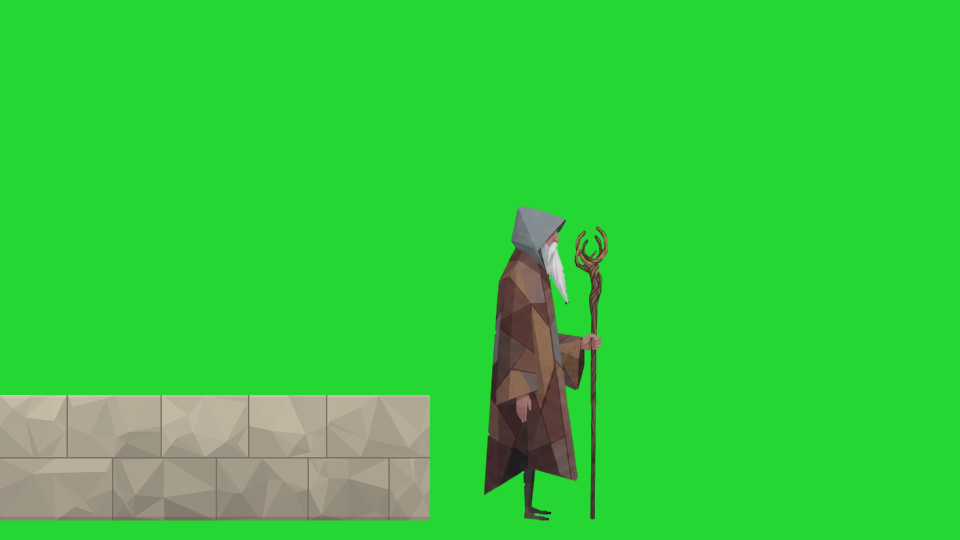
#> input picture raw/master_builder/anim/_fuentes/referencia_escalon_baculo_fin.png, 1920 x 1080 px (shown at 1/2 size); its folder holds only this picture in this run
$ python -i grado.py   (imports and definitions only)
#> lines starting #> are read from the running program, lines starting #| are printed output that depends on the picture
#> further down, picture is the input picture: shape (1080, 1920, 3); mean B, G, R 60.1, 203.1, 52
"""EL COLOR DEL ACTO I (2026-10-25): un solo grado para todo, horneado en las
texturas (cero coste en el juego).

La referencia son las imagenes de estilo (estilo_1..4: caliza palida, cielo
frio, un sol bajo). Cada textura se lleva hacia ellas en Lab (la media y la
desviacion de a y b, a medias: que se parezcan sin perder lo suyo), con menos
saturacion, y las sombras levantadas (nada de negros). Medido el 2026-10-25:
el juego iba con saturacion 77-99 y 16-33 % de casi negro; las imagenes de
estilo, 63-72 y 3-14 %.

Uso: from grado import graduar; rgba = graduar(rgba_bgra_uint8, plano="primer")
"""
import os

import cv2
import numpy as np

AQUI = os.path.dirname(os.path.realpath(__file__))
PROYECTO = os.path.dirname(os.path.dirname(AQUI))
REFS = os.path.join(PROYECTO, "raw", "master_builder", "referencias", "egipto_primer_plano")

# por plano: [cuanto se acerca al color de estilo, cuanto baja la saturacion,
# cuanto levanta las sombras, bruma hacia el cielo]
PLANOS = {
    "primer": [0.55, 0.82, 0.30, 0.00],
    "trasera": [0.6, 0.75, 0.40, 0.18],
    "medio": [0.45, 0.80, 0.30, 0.10],
    "lejos": [0.35, 0.85, 0.20, 0.00],
    # el suelo de arena: es todo un color, acercarlo a la media lo volvia rosa
    "suelo": [0.0, 0.88, 0.10, 0.00],
}
CIELO_BGR = np.array([222, 214, 196], np.float32)       # la calima clara de las imagenes de estilo

_obj = None


def objetivo():
    """Media y desviacion de a, b (Lab) de lo que no es cielo en la tira del acto."""
    global _obj
    if _obj is None:
        px = []
        # (la tira del acto: la luz y el color de todo el nivel)
        tira = os.path.join(os.path.dirname(REFS), "egipto_tira2")
        fuentes = [os.path.join(tira, f) for f in sorted(os.listdir(tira)) if f.endswith(".png")]
        for f in fuentes:
            im = cv2.imdecode(np.fromfile(f, np.uint8), cv2.IMREAD_COLOR)
            lab = cv2.cvtColor(im, cv2.COLOR_BGR2LAB).astype(np.float32)
            px.append(lab[im.shape[0] // 3:].reshape(-1, 3))
        px = np.concatenate(px)
        _obj = (px.mean(0), px.std(0))
    return _obj


def graduar(img, plano="primer"):
    """img: BGR o BGRA uint8. Devuelve lo mismo graduado."""
#> called with plano = 'primer'
    acerca, sat, levanta, bruma = PLANOS[plano]
    bgr = img[..., :3]
    alfa = img[..., 3] if img.shape[2] == 4 else None
    lab = cv2.cvtColor(bgr, cv2.COLOR_BGR2LAB).astype(np.float32)
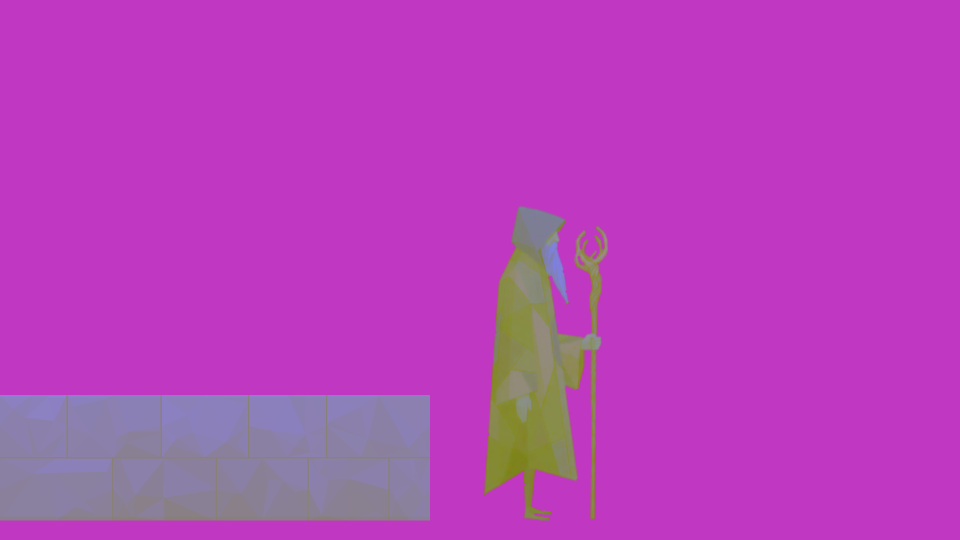
#> lab: shape (1080, 1920, 3) float32 (shown at 1/2 size); mean B, G, R 184.9, 67.1, 182.8
    sel = (alfa > 128) if alfa is not None else np.ones(lab.shape[:2], bool)
#> sel: shape (1080, 1920) bool; every value is 1
    if sel.sum() < 50:
        return img
    m = lab[sel].mean(0)
#> m = [184.9, 67.11, 182.8]
    s = lab[sel].std(0) + 1e-3
#> s = [23.97, 26.21, 19.24]
    mo, so = objetivo()
    for c in (1, 2):
        # hacia la media y la desviacion de las imagenes de estilo, a medias
        nuevo = (lab[..., c] - m[c]) * (so[c] / s[c]) + mo[c]
        lab[..., c] = lab[..., c] * (1 - acerca) + nuevo * acerca
        # menos saturacion (a y b hacia el gris, 128)
        lab[..., c] = 128 + (lab[..., c] - 128) * sat
    # sombras levantadas (L 0..255): las oscuras suben, las claras casi no
    L = lab[..., 0] / 255.0
    L = L + levanta * (1 - L) ** 2.2 * 0.5
    lab[..., 0] = np.clip(L, 0, 1) * 255
    out = cv2.cvtColor(np.clip(lab, 0, 255).astype(np.uint8), cv2.COLOR_LAB2BGR).astype(np.float32)
    if bruma > 0:
        out = out * (1 - bruma) + CIELO_BGR * bruma
    out = np.clip(out, 0, 255).astype(np.uint8)
    if alfa is not None:
        return np.dstack([out, alfa])
    return out

>>> import cv2
>>> picture = cv2.imread('../../raw/master_builder/anim/_fuentes/referencia_escalon_baculo_fin.png')
#> (the run stopped early here; a loop or call above may not have finished)

$ run again, on raw/master_builder/anim/_fuentes/referencia_escalon_baculo_inicio.png
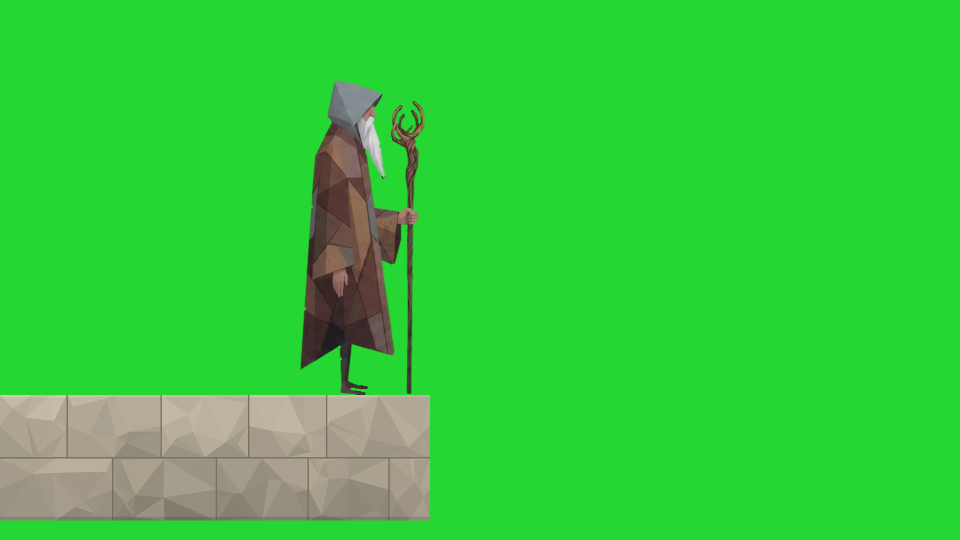
#> input picture raw/master_builder/anim/_fuentes/referencia_escalon_baculo_inicio.png, 1920 x 1080 px (shown at 1/2 size)
#> picture is the input picture: shape (1080, 1920, 3); mean B, G, R 60.1, 203.1, 52
#> in graduar, `lab = cv2.cvtColor(bgr, cv2.COLOR_BGR2LAB).astype(np.float32)`:
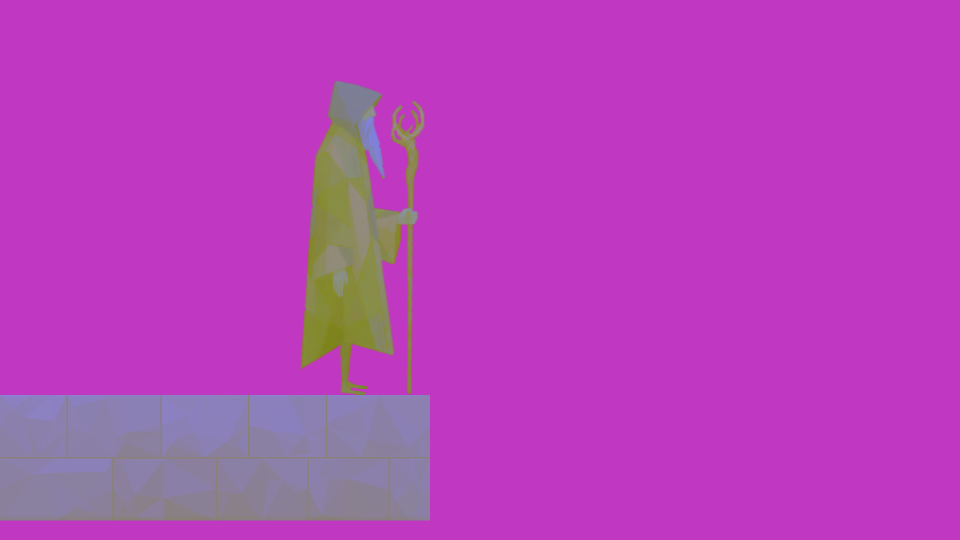
#> lab: shape (1080, 1920, 3) float32 (shown at 1/2 size); mean B, G, R 184.9, 67.1, 182.9
#> sel: shape (1080, 1920) bool; every value is 1
#> m = [184.9, 67.11, 182.9]
#> s = [24, 26.23, 19.27]

$ run again, on raw/master_builder/anim/_fuentes/referencia_saltito_baculo_fin.png
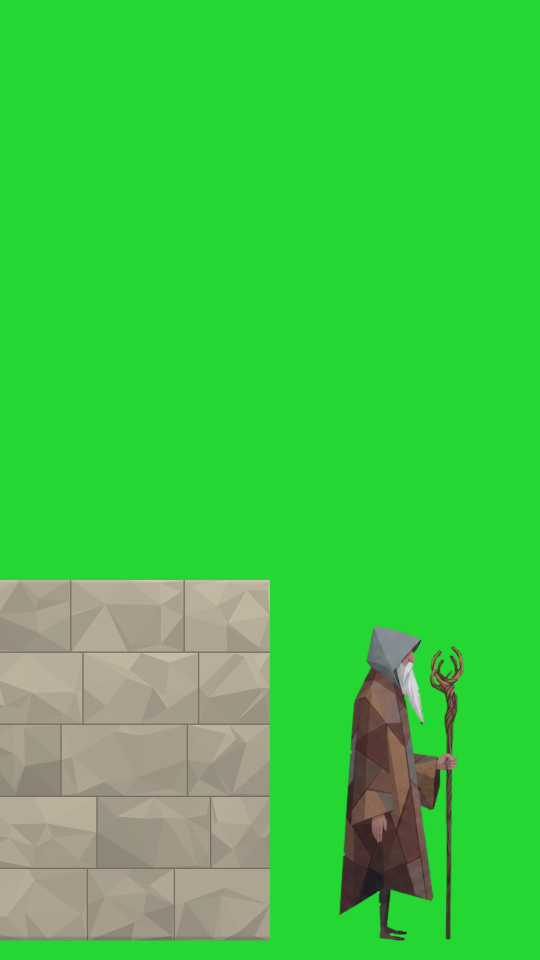
#> input picture raw/master_builder/anim/_fuentes/referencia_saltito_baculo_fin.png, 1080 x 1920 px (shown at 1/2 size)
#> picture is the input picture: shape (1920, 1080, 3); mean B, G, R 67.8, 198.5, 63.1
#> in graduar, `lab = cv2.cvtColor(bgr, cv2.COLOR_BGR2LAB).astype(np.float32)`:
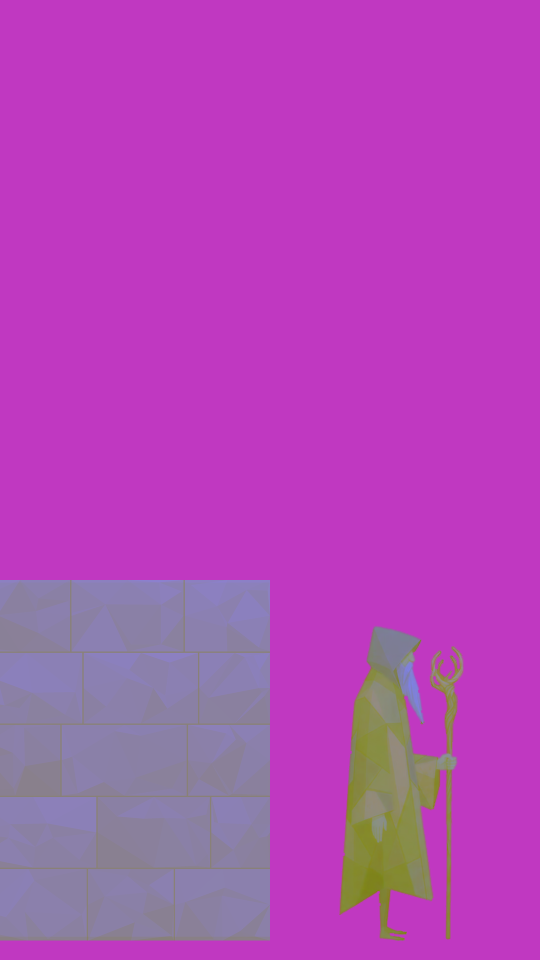
#> lab: shape (1920, 1080, 3) float32 (shown at 1/2 size); mean B, G, R 182.7, 73.2, 178.1
#> sel: shape (1920, 1080) bool; every value is 1
#> m = [182.7, 73.24, 178.1]
#> s = [24.32, 30.75, 22.83]

$ run again, on raw/master_builder/anim/_fuentes/referencia_saltito_baculo_inicio.png
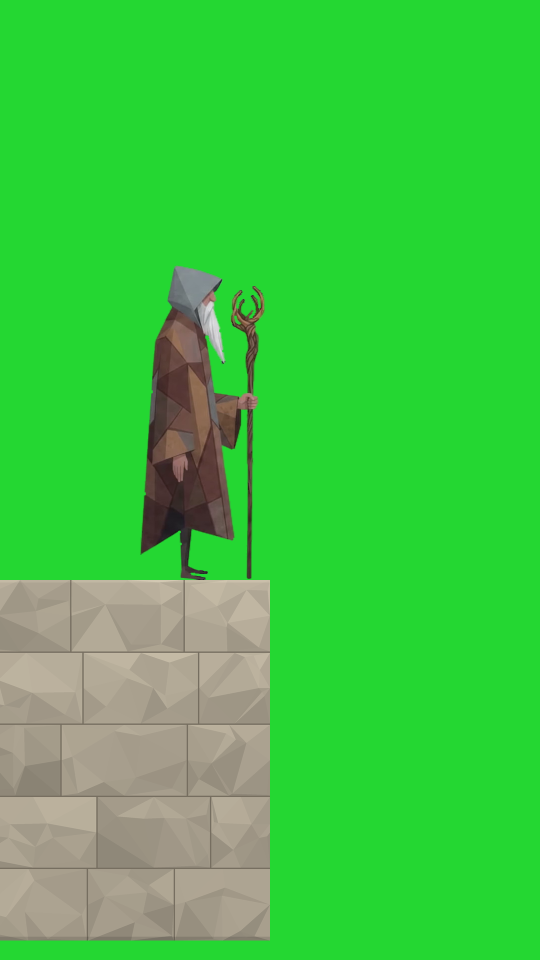
#> input picture raw/master_builder/anim/_fuentes/referencia_saltito_baculo_inicio.png, 1080 x 1920 px (shown at 1/2 size)
#> picture is the input picture: shape (1920, 1080, 3); mean B, G, R 67.8, 198.5, 63.1
#> in graduar, `lab = cv2.cvtColor(bgr, cv2.COLOR_BGR2LAB).astype(np.float32)`:
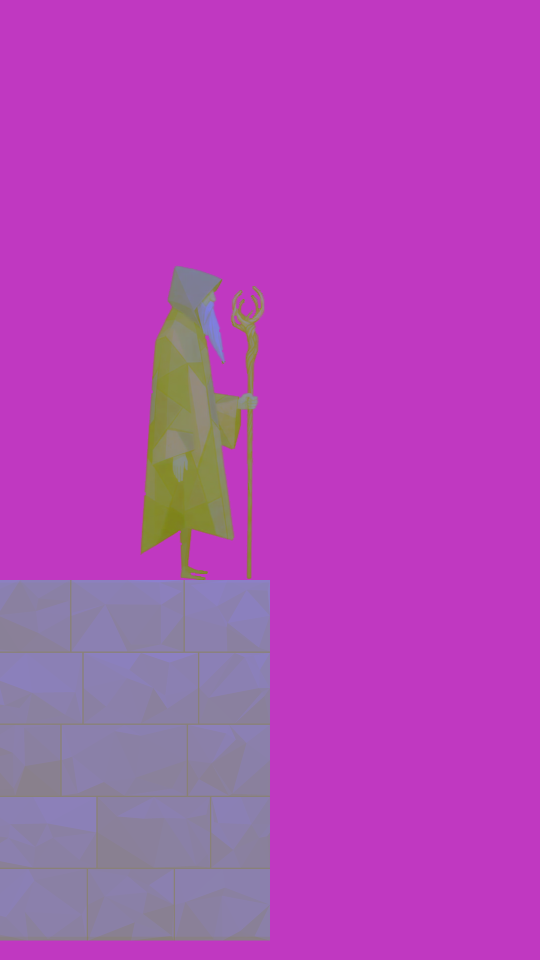
#> lab: shape (1920, 1080, 3) float32 (shown at 1/2 size); mean B, G, R 182.7, 73.3, 178.3
#> sel: shape (1920, 1080) bool; every value is 1
#> m = [182.7, 73.31, 178.3]
#> s = [24.42, 30.7, 22.8]
